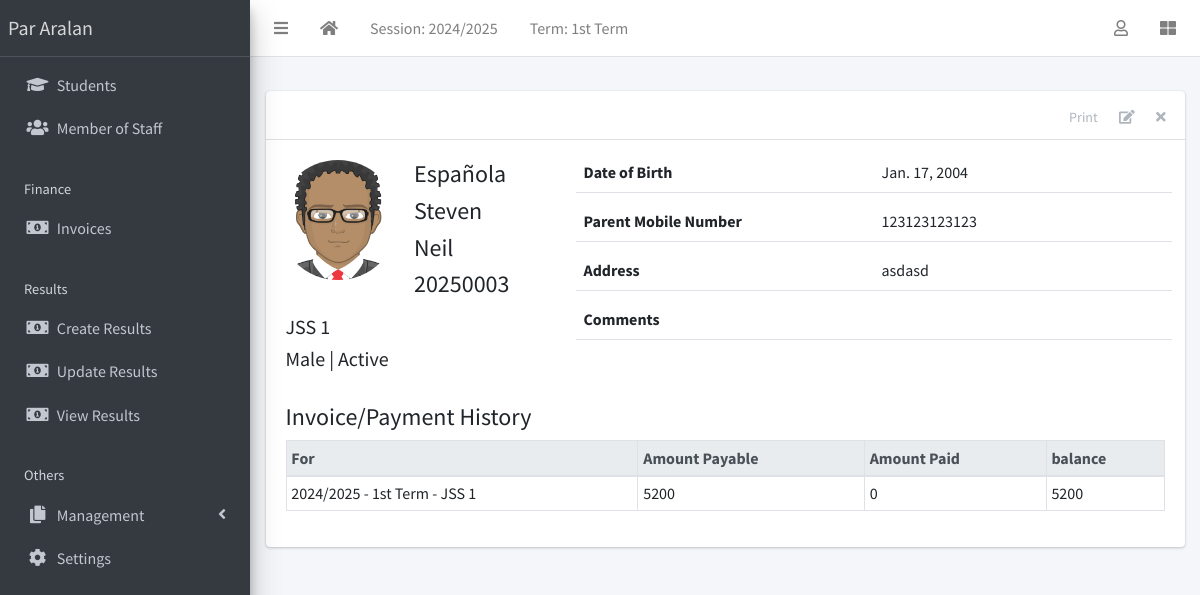
Screenshot of /student/6/ (signed in) with the database file from the repository.
### apps/corecode/models.py (models this page shows, shortened)
class AcademicSession(models.Model):
    name = models.CharField(max_length=200, unique=True)
    current = models.BooleanField(default=True)
    class Meta:
        ordering = ["-name"]
    def __str__(self):
        return self.name

class AcademicTerm(models.Model):
    name = models.CharField(max_length=20, unique=True)
    current = models.BooleanField(default=True)
    class Meta:
        ordering = ["name"]
    def __str__(self):
        return self.name

class SiteConfig(models.Model):
    key = models.SlugField()
    value = models.CharField(max_length=200)

class StudentClass(models.Model):
    name = models.CharField(max_length=200, unique=True)
    class Meta:
        verbose_name = "Class"
        verbose_name_plural = "Classes"
        ordering = ["name"]
    def __str__(self):
        return self.name

### apps/students/models.py (models this page shows, shortened)
class Student(models.Model):
    STATUS_CHOICES = [("active", "Active"), ("inactive", "Inactive")]
    GENDER_CHOICES = [("male", "Male"), ("female", "Female")]
    current_status = models.CharField(
        max_length=10, choices=STATUS_CHOICES, default="active"
    )
    registration_number = models.CharField(max_length=200, unique=True)
    surname = models.CharField(max_length=200)
    firstname = models.CharField(max_length=200)
    other_name = models.CharField(max_length=200, blank=True)
    gender = models.CharField(max_length=10, choices=GENDER_CHOICES, default="male")
    date_of_birth = models.DateField(default=timezone.now)
    current_class = models.ForeignKey(
        StudentClass, on_delete=models.SET_NULL, blank=True, null=True
    )
    date_of_admission = models.DateField(default=timezone.now)
    mobile_num_regex = RegexValidator(
        regex="^[0-9]{10,15}$", message="Entered mobile number isn't in a right format!"
    )
    parent_mobile_number = models.CharField(
        validators=[mobile_num_regex], max_length=13, blank=True
    )
    address = models.TextField(blank=True)
    others = models.TextField(blank=True)
    passport = models.ImageField(blank=True, upload_to="students/passports/")
    class Meta:
        ordering = ["surname", "firstname", "other_name"]

### apps/finance/models.py (models this page shows, shortened)
class Invoice(models.Model):
    student = models.ForeignKey(Student, on_delete=models.CASCADE)
    session = models.ForeignKey(AcademicSession, on_delete=models.CASCADE)
    term = models.ForeignKey(AcademicTerm, on_delete=models.CASCADE)
    class_for = models.ForeignKey(StudentClass, on_delete=models.CASCADE)
    balance_from_previous_term = models.IntegerField(default=0)
    status = models.CharField(
        max_length=20,
        choices=[("active", "Active"), ("closed", "Closed")],
        default="active",
    )
    class Meta:
        ordering = ["student", "term"]
    def balance(self):
        payable = self.total_amount_payable()
        paid = self.total_amount_paid()
        return payable - paid
    def amount_payable(self):
        items = InvoiceItem.objects.filter(invoice=self)
        total = 0
        for item in items:
            total += item.amount
        return total
    def total_amount_payable(self):
        return self.balance_from_previous_term + self.amount_payable()
    def total_amount_paid(self):
        receipts = Receipt.objects.filter(invoice=self)
        amount = 0
        for receipt in receipts:
            amount += receipt.amount_paid
        return amount

class InvoiceItem(models.Model):
    invoice = models.ForeignKey(Invoice, on_delete=models.CASCADE)
    description = models.CharField(max_length=200)
    amount = models.IntegerField()

### apps/students/views.py (the view)
# urls.py: path("<int:pk>/", StudentDetailView.as_view(), name="student-detail"),
class StudentDetailView(LoginRequiredMixin, DetailView):
    model = Student
    template_name = "students/student_detail.html"
    def get_context_data(self, **kwargs):
        context = super(StudentDetailView, self).get_context_data(**kwargs)
        context["payments"] = Invoice.objects.filter(student=self.object)
        return context

### apps/corecode/context_processors.py (called while the page is built)
def site_defaults(request):
    current_session = AcademicSession.objects.get(current=True)
    current_term = AcademicTerm.objects.get(current=True)
    vals = SiteConfig.objects.all()
    contexts = {
        "current_session": current_session.name,
        "current_term": current_term.name,
    }
    for val in vals:
        contexts[val.key] = val.value
    return contexts

### apps/students/templates/students/student_detail.html (shortened to what this page needs)
{% extends 'base.html' %}
{% load static %}
{% block content-header %}
<div class="card-header">
  <div class="card-tools">
    <a href="#" class="btn btn-tool">Print</a>
    <a href="{% url 'student-update' object.id %}" class="btn btn-tool">
      <i class="fas fa-edit"></i>
    </a>
    <a href="{% url 'student-delete' object.id %}" class="btn btn-tool">
      <i class="fas fa-times"></i>
    </a>
  </div>
</div>
{% endblock content-header %}
{% block content %}
    <div class="row mb-4">
      <div class="col-sm-4">
        <div class="row mb-2">
          {% if object.passport %}
            <img
              src="{{ object.passport.url }}"
              class="float-left rounded-circle mr-3" style="width: 120px; height: 120px;">
          {% else %}
            <img
              src="{% static 'dist/img/avatar.png' %}"
              class="float-left rounded-circle mr-3" style="width: 120px; height: 120px;">
          {% endif %}
          <div class="float-right">
            <h4>{{ object.surname }} </h4>
            <h4>{{ object.firstname }} </h4>
            <h4>{{ object.other_name }} </h4>
            <h4>{{ object.registration_number }} </h4>
          </div>
        </div>
        <h5>{{ object.current_class }} </h5>
        <h5>{{ object.get_gender_display }} | {{ object.get_current_status_display }}</h5>
      </div>
      <div class="col-sm-8">
        <div>
          <div class="form-group border-bottom row">
            <label class="col">
              Date of Birth
            </label>
            <div class="col">
              {{ object.date_of_birth }}
            </div>
          </div>
          <div class="form-group border-bottom row">
            <label class="col">
              Parent Mobile Number
            </label>
            <div class="col">
              {{ object.parent_mobile_number}}
            </div>
          </div>
          <div class="form-group border-bottom row">
            <label class="col">
              Address
            </label>
            <div class="col">
              {{ object.address }}
            </div>
          </div>
          <div class="form-group border-bottom row">
            <label class="col">
              Comments
            </label>
            <div class="col">
            </div>
          </div>
        </div>
      </div>
    </div>
    <h4>Invoice/Payment History</h4>
    {% if payments %}
      <table class="table table-sm table-bordered table-hover">
        <thead class="thead-light">
          <tr>
            <th>For</th>
            <th>Amount Payable</th>
            <th>Amount Paid</th>
            <th>balance</th>
          </tr>
        </thead>
        <tbody>
          {% for payment in payments %}
            <tr class='clickable-row' data-href="{% url 'invoice-detail' payment.id %}">
              <td>{{payment.session}} - {{payment.term}} - {{ payment.class_for}}</td>
              <td>{{payment.total_amount_payable}}</td>
              <td>{{payment.total_amount_paid}}</td>
              <td>{{payment.balance}}</td>
            </tr>
          {% endfor %}
        </tbody>
      </table>
    {% else %}
        <p>There are no payment history for {{object}}</p>
    {% endif %}
{% endblock content %}

### templates/base.html (shortened to what this page needs)
{% load static %}
<!DOCTYPE html>
<html lang="en">
<head>
  <link rel="stylesheet" href="{% static 'plugins/fontawesome-free/css/all.min.css' %}">
  <link rel="stylesheet" href="{% static 'plugins/toastr/toastr.min.css' %}">
  <link rel="stylesheet"
    href="{% static 'plugins/overlayScrollbars/css/OverlayScrollbars.min.css' %}">
  <link rel="stylesheet" href="{% static 'plugins/Datatables/datatables.min.css' %}" />
  <link rel="stylesheet" href="{% static 'dist/css/adminlte.min.css' %}">
</head>
<body
  class="hold-transition sidebar-mini layout-fixed layout-navbar-fixed layout-footer-fixed">
  <div class="wrapper">
    <nav class="main-header navbar navbar-expand navbar-white navbar-light">
      <ul class="navbar-nav">
        <li class="nav-item">
          <a class="nav-link" data-widget="pushmenu" href="#" role="button"><i
              class="fas fa-bars"></i></a>
        </li>
        <li class="nav-item d-none d-sm-inline-block">
          <a href="{% url 'home' %} " class="nav-link"><i class="fa fa-home"></i></a>
        </li>
        <li class="nav-item d-none d-sm-inline-block">
          <a href="{% url 'current-session' %}" class="nav-link">Session: {{ current_session }}</a>
        </li>
        <li class="nav-item d-none d-sm-inline-block">
          <a href="{% url 'current-session' %}" class="nav-link">Term: {{ current_term }}</a>
        </li>
      </ul>
      <ul class="navbar-nav ml-auto">
        <li class="nav-item dropdown">
          <a class="nav-link" data-toggle="dropdown" href="#">
            <i class="far fa-user"></i>
          </a>
        </li>
        <li class="nav-item">
          <a class="nav-link" data-widget="control-sidebar" data-slide="true"
            href="#" role="button"><i class="fas fa-th-large"></i></a>
        </li>
      </ul>
    </nav>
    <aside class="main-sidebar sidebar-dark-primary elevation-4">
      <a href="{% url 'home' %}" class="brand-link">{{ school_name | default:"Par Aralan" }}</a>
      <div class="sidebar">
        <nav class="mt-2">
          <ul class="nav nav-pills nav-sidebar flex-column"
            data-widget="treeview" role="menu" data-accordion="false">
            <li class="nav-item">
              <a href="{% url 'student-list' %}" class="nav-link">
                <i class="nav-icon fas fa-graduation-cap"></i>
                <p>
                  Students
                </p>
              </a>
            </li>
            <li class="nav-item">
              <a href="{% url 'staff-list' %}" class="nav-link">
                <i class="nav-icon fas fa-users"></i>
                <p>
                  Member of Staff
                </p>
              </a>
            </li>
            <li class="nav-header">Finance</li>
            <li class="nav-item">
              <a href="{% url 'invoice-list' %}" class="nav-link">
                <i class="nav-icon fas fa-money-bill-alt"></i>
                <p>
                  Invoices
                </p>
              </a>
            </li>
            <li class="nav-header">Results</li>
            <li class="nav-item">
              <a href="{% url 'create-result' %}" class="nav-link">
                <i class="nav-icon fas fa-money-bill-alt"></i>
                <p>
                  Create Results
                </p>
              </a>
            </li>
            <li class="nav-item">
              <a href="{% url 'edit-results' %}" class="nav-link">
                <i class="nav-icon fas fa-money-bill-alt"></i>
                <p>
                  Update Results
                </p>
              </a>
            </li>
            <li class="nav-item">
              <a href="{% url 'view-results' %}" class="nav-link">
                <i class="nav-icon fas fa-money-bill-alt"></i>
                <p>
                  View Results
                </p>
              </a>
            </li>
            <li class="nav-header">Others</li>
            <li class="nav-item has-treeview">
              <a href="#" class="nav-link">
                <i class="nav-icon fas fa-copy"></i>
                <p>
                  Management
                  <i class="fas fa-angle-left right"></i>
                </p>
              </a>
            </li>
            <li class="nav-item">
              <a href="{% url 'configs' %}" class="nav-link">
                <i class="nav-icon fas fa-cog"></i>
                <p>
                  Settings
                </p>
              </a>
            </li>
          </ul>
        </nav>
      </div>
    </aside>
    <div class="content-wrapper">
      <section class="content-header">
      </section>
      <section class="content">
        <div class="container-fluid">
          <div class="row">
            <div class="col-md-12">
              {% block fullcard %}
              <div class="card">
                {% block content-header %}{% endblock content-header %}
                <div class="card-body">
                  <div class="row">
                    <div class="col">
                      {% block content %}
                      {% endblock content %}
                    </div>
                  </div>
                </div>
              </div>
              {% endblock fullcard %}
            </div>
          </div>
        </div>
      </section>
    </div>
  </div>
</body>
</html>

### rows the page displays
AcademicSession: name "2024/2025"
AcademicTerm: name "1st Term"
SiteConfig: value "Par Aralan"
Student: surname "Española", firstname "Steven", other_name "Neil", registration_number "20250003", current_class "JSS 1", gender "Male", current_status "Active", date_of_birth "Jan. 17, 2004", parent_mobile_number "123123123123", address "asdasd"
Invoice: session "2024/2025", term "1st Term", class_for "JSS 1", total_amount_payable "5200", total_amount_paid "0", balance "5200"
